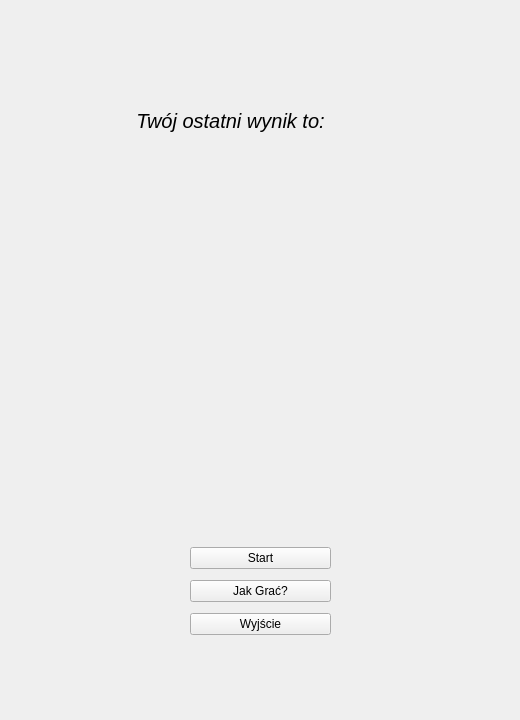
<?xml version="1.0" encoding="UTF-8"?>
<ui version="4.0">
 <class>MainWindow</class>
 <widget class="QWidget" name="MainWindow">
  <property name="geometry">
   <rect>
    <x>0</x>
    <y>0</y>
    <width>520</width>
    <height>720</height>
   </rect>
  </property>
  <property name="windowTitle">
   <string>Form</string>
  </property>
  <widget class="QWidget" name="verticalLayoutWidget">
   <property name="geometry">
    <rect>
     <x>190</x>
     <y>542</y>
     <width>141</width>
     <height>101</height>
    </rect>
   </property>
   <layout class="QVBoxLayout" name="verticalLayout">
    <item>
     <widget class="QPushButton" name="StartButton">
      <property name="text">
       <string>Start</string>
      </property>
     </widget>
    </item>
    <item>
     <widget class="QPushButton" name="TutorialPushButton">
      <property name="text">
       <string>Jak Grać?</string>
      </property>
     </widget>
    </item>
    <item>
     <widget class="QPushButton" name="ExitButton">
      <property name="text">
       <string>Wyjście</string>
      </property>
     </widget>
    </item>
   </layout>
  </widget>
  <widget class="QLabel" name="label_5">
   <property name="geometry">
    <rect>
     <x>20</x>
     <y>100</y>
     <width>421</width>
     <height>41</height>
    </rect>
   </property>
   <property name="font">
    <font>
     <pointsize>15</pointsize>
     <italic>true</italic>
    </font>
   </property>
   <property name="text">
    <string>Twój ostatni wynik to:</string>
   </property>
   <property name="alignment">
    <set>Qt::AlignCenter</set>
   </property>
  </widget>
  <widget class="QLabel" name="scoreLabel">
   <property name="geometry">
    <rect>
     <x>20</x>
     <y>140</y>
     <width>421</width>
     <height>41</height>
    </rect>
   </property>
   <property name="font">
    <font>
     <pointsize>15</pointsize>
     <italic>true</italic>
    </font>
   </property>
   <property name="text">
    <string/>
   </property>
   <property name="alignment">
    <set>Qt::AlignCenter</set>
   </property>
  </widget>
 </widget>
 <resources/>
 <connections/>
</ui>
